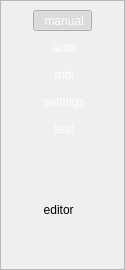
          <widget class="QStackedWidget" name="stackedWidget_index">
           <property name="sizePolicy">
            <sizepolicy hsizetype="Minimum" vsizetype="Preferred">
             <horstretch>0</horstretch>
             <verstretch>0</verstretch>
            </sizepolicy>
           </property>
           <property name="maximumSize">
            <size>
             <width>125</width>
             <height>16777215</height>
            </size>
           </property>
           <property name="frameShape">
            <enum>QFrame::StyledPanel</enum>
           </property>
           <property name="currentIndex">
            <number>0</number>
           </property>
           <widget class="QWidget" name="page_9">
            <layout class="QGridLayout" name="gridLayout_16">
             <item row="0" column="0">
              <layout class="QGridLayout" name="gridLayout_9">
               <item row="3" column="0">
                <widget class="QToolButton" name="toolButton_settings">
                 <property name="sizePolicy">
                  <sizepolicy hsizetype="Preferred" vsizetype="Fixed">
                   <horstretch>0</horstretch>
                   <verstretch>0</verstretch>
                  </sizepolicy>
                 </property>
                 <property name="autoFillBackground">
                  <bool>false</bool>
                 </property>
                 <property name="styleSheet">
                  <string notr="true">color: rgb(255, 255, 255);</string>
                 </property>
                 <property name="text">
                  <string> settings</string>
                 </property>
                 <property name="icon">
                  <iconset resource="icons.qrc">
                   <normaloff>:/pictures/btn_25_25_settings.png</normaloff>:/pictures/btn_25_25_settings.png</iconset>
                 </property>
                 <property name="iconSize">
                  <size>
                   <width>35</width>
                   <height>35</height>
                  </size>
                 </property>
                 <property name="checkable">
                  <bool>true</bool>
                 </property>
                 <property name="toolButtonStyle">
                  <enum>Qt::ToolButtonTextBesideIcon</enum>
                 </property>
                 <property name="autoRaise">
                  <bool>true</bool>
                 </property>
                </widget>
               </item>
               <item row="9" column="0">
                <spacer name="verticalSpacer_2">
                 <property name="orientation">
                  <enum>Qt::Vertical</enum>
                 </property>
                 <property name="sizeHint" stdset="0">
                  <size>
                   <width>20</width>
                   <height>40</height>
                  </size>
                 </property>
                </spacer>
               </item>
               <item row="7" column="0">
                <widget class="QToolButton" name="toolButton_empty_3">
                 <property name="sizePolicy">
                  <sizepolicy hsizetype="Preferred" vsizetype="Fixed">
                   <horstretch>0</horstretch>
                   <verstretch>0</verstretch>
                  </sizepolicy>
                 </property>
                 <property name="autoFillBackground">
                  <bool>false</bool>
                 </property>
                 <property name="styleSheet">
                  <string notr="true">color: rgb(255, 255, 255);</string>
                 </property>
                 <property name="text">
                  <string> ..</string>
                 </property>
                 <property name="icon">
                  <iconset resource="icons.qrc">
                   <normaloff>:/pictures/btn_25_25.png</normaloff>
                   <normalon>:/pictures/btn_25_25_in_green.png</normalon>:/pictures/btn_25_25.png</iconset>
                 </property>
                 <property name="iconSize">
                  <size>
                   <width>35</width>
                   <height>35</height>
                  </size>
                 </property>
                 <property name="checkable">
                  <bool>true</bool>
                 </property>
                 <property name="toolButtonStyle">
                  <enum>Qt::ToolButtonTextBesideIcon</enum>
                 </property>
                 <property name="autoRaise">
                  <bool>true</bool>
                 </property>
                </widget>
               </item>
               <item row="0" column="0">
                <widget class="QToolButton" name="toolButton_manual">
                 <property name="sizePolicy">
                  <sizepolicy hsizetype="Preferred" vsizetype="Fixed">
                   <horstretch>0</horstretch>
                   <verstretch>0</verstretch>
                  </sizepolicy>
                 </property>
                 <property name="autoFillBackground">
                  <bool>false</bool>
                 </property>
                 <property name="styleSheet">
                  <string notr="true">color: rgb(255, 255, 255);</string>
                 </property>
                 <property name="text">
                  <string> manual</string>
                 </property>
                 <property name="icon">
                  <iconset resource="icons.qrc">
                   <normaloff>:/pictures/btn_25_25.png</normaloff>
                   <normalon>:/pictures/btn_25_25_in_green.png</normalon>:/pictures/btn_25_25.png</iconset>
                 </property>
                 <property name="iconSize">
                  <size>
                   <width>35</width>
                   <height>35</height>
                  </size>
                 </property>
                 <property name="checkable">
                  <bool>true</bool>
                 </property>
                 <property name="checked">
                  <bool>true</bool>
                 </property>
                 <property name="toolButtonStyle">
                  <enum>Qt::ToolButtonTextBesideIcon</enum>
                 </property>
                 <property name="autoRaise">
                  <bool>true</bool>
                 </property>
                </widget>
               </item>
               <item row="1" column="0">
                <widget class="QToolButton" name="toolButton_auto">
                 <property name="sizePolicy">
                  <sizepolicy hsizetype="Preferred" vsizetype="Fixed">
                   <horstretch>0</horstretch>
                   <verstretch>0</verstretch>
                  </sizepolicy>
                 </property>
                 <property name="autoFillBackground">
                  <bool>false</bool>
                 </property>
                 <property name="styleSheet">
                  <string notr="true">color: rgb(255, 255, 255);</string>
                 </property>
                 <property name="text">
                  <string> auto</string>
                 </property>
                 <property name="icon">
                  <iconset resource="icons.qrc">
                   <normaloff>:/pictures/btn_25_25.png</normaloff>
                   <normalon>:/pictures/btn_25_25_in_green.png</normalon>:/pictures/btn_25_25.png</iconset>
                 </property>
                 <property name="iconSize">
                  <size>
                   <width>35</width>
                   <height>35</height>
                  </size>
                 </property>
                 <property name="checkable">
                  <bool>true</bool>
                 </property>
                 <property name="toolButtonStyle">
                  <enum>Qt::ToolButtonTextBesideIcon</enum>
                 </property>
                 <property name="autoRaise">
                  <bool>true</bool>
                 </property>
                </widget>
               </item>
               <item row="6" column="0">
                <widget class="QToolButton" name="toolButton_empty_2">
                 <property name="sizePolicy">
                  <sizepolicy hsizetype="Preferred" vsizetype="Fixed">
                   <horstretch>0</horstretch>
                   <verstretch>0</verstretch>
                  </sizepolicy>
                 </property>
                 <property name="autoFillBackground">
                  <bool>false</bool>
                 </property>
                 <property name="styleSheet">
                  <string notr="true">color: rgb(255, 255, 255);</string>
                 </property>
                 <property name="text">
                  <string> ..</string>
                 </property>
                 <property name="icon">
                  <iconset resource="icons.qrc">
                   <normaloff>:/pictures/btn_25_25.png</normaloff>
                   <normalon>:/pictures/btn_25_25_in_green.png</normalon>:/pictures/btn_25_25.png</iconset>
                 </property>
                 <property name="iconSize">
                  <size>
                   <width>35</width>
                   <height>35</height>
                  </size>
                 </property>
                 <property name="checkable">
                  <bool>true</bool>
                 </property>
                 <property name="toolButtonStyle">
                  <enum>Qt::ToolButtonTextBesideIcon</enum>
                 </property>
                 <property name="autoRaise">
                  <bool>true</bool>
                 </property>
                </widget>
               </item>
               <item row="2" column="0">
                <widget class="QToolButton" name="toolButton_mdi">
                 <property name="sizePolicy">
                  <sizepolicy hsizetype="Preferred" vsizetype="Fixed">
                   <horstretch>0</horstretch>
                   <verstretch>0</verstretch>
                  </sizepolicy>
                 </property>
                 <property name="autoFillBackground">
                  <bool>false</bool>
                 </property>
                 <property name="styleSheet">
                  <string notr="true">color: rgb(255, 255, 255);</string>
                 </property>
                 <property name="text">
                  <string> mdi</string>
                 </property>
                 <property name="icon">
                  <iconset resource="icons.qrc">
                   <normaloff>:/pictures/btn_25_25.png</normaloff>
                   <normalon>:/pictures/btn_25_25_in_green.png</normalon>:/pictures/btn_25_25.png</iconset>
                 </property>
                 <property name="iconSize">
                  <size>
                   <width>35</width>
                   <height>35</height>
                  </size>
                 </property>
                 <property name="checkable">
                  <bool>true</bool>
                 </property>
                 <property name="toolButtonStyle">
                  <enum>Qt::ToolButtonTextBesideIcon</enum>
                 </property>
                 <property name="autoRaise">
                  <bool>true</bool>
                 </property>
                </widget>
               </item>
               <item row="8" column="0">
                <widget class="QToolButton" name="toolButton_edit">
                 <property name="toolTip">
                  <string>&lt;html&gt;&lt;head/&gt;&lt;body&gt;&lt;p&gt;edit in gcode editor.&lt;/p&gt;&lt;/body&gt;&lt;/html&gt;</string>
                 </property>
                 <property name="text">
                  <string> editor</string>
                 </property>
                 <property name="icon">
                  <iconset resource="icons.qrc">
                   <normaloff>:/pictures/btn_25_25_text_edit.png</normaloff>:/pictures/btn_25_25_text_edit.png</iconset>
                 </property>
                 <property name="iconSize">
                  <size>
                   <width>35</width>
                   <height>35</height>
                  </size>
                 </property>
                 <property name="toolButtonStyle">
                  <enum>Qt::ToolButtonTextBesideIcon</enum>
                 </property>
                 <property name="autoRaise">
                  <bool>true</bool>
                 </property>
                </widget>
               </item>
               <item row="5" column="0">
                <widget class="QToolButton" name="toolButton_test">
                 <property name="sizePolicy">
                  <sizepolicy hsizetype="Preferred" vsizetype="Fixed">
                   <horstretch>0</horstretch>
                   <verstretch>0</verstretch>
                  </sizepolicy>
                 </property>
                 <property name="autoFillBackground">
                  <bool>false</bool>
                 </property>
                 <property name="styleSheet">
                  <string notr="true">color: rgb(255, 255, 255);</string>
                 </property>
                 <property name="text">
                  <string> test</string>
                 </property>
                 <property name="icon">
                  <iconset resource="icons.qrc">
                   <normaloff>:/pictures/btn_25_25.png</normaloff>
                   <normalon>:/pictures/btn_25_25_in_green.png</normalon>:/pictures/btn_25_25.png</iconset>
                 </property>
                 <property name="iconSize">
                  <size>
                   <width>35</width>
                   <height>35</height>
                  </size>
                 </property>
                 <property name="checkable">
                  <bool>true</bool>
                 </property>
                 <property name="toolButtonStyle">
                  <enum>Qt::ToolButtonTextBesideIcon</enum>
                 </property>
                 <property name="autoRaise">
                  <bool>true</bool>
                 </property>
                </widget>
               </item>
              </layout>
             </item>
            </layout>
           </widget>
           <widget class="QWidget" name="page_10"/>
          </widget>
